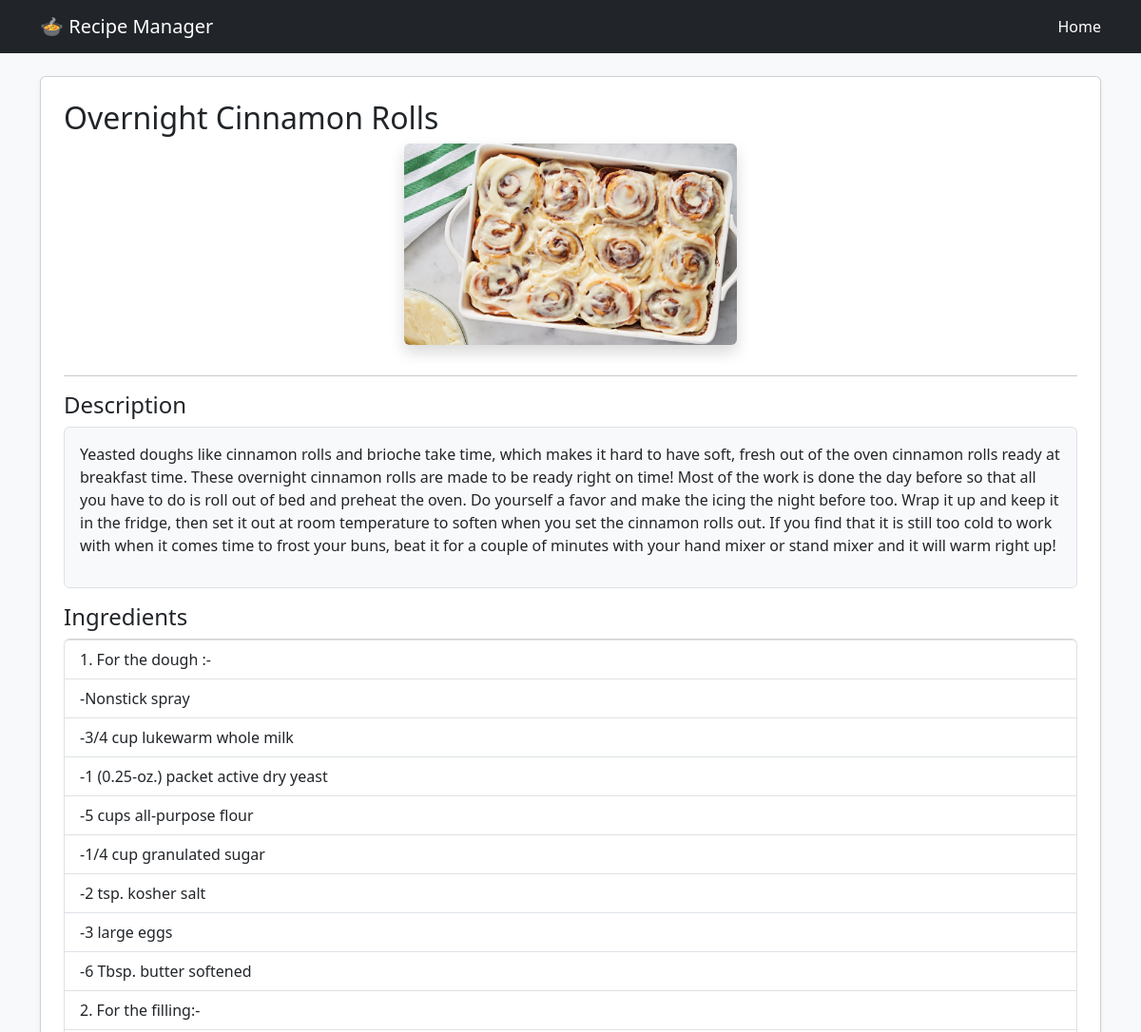
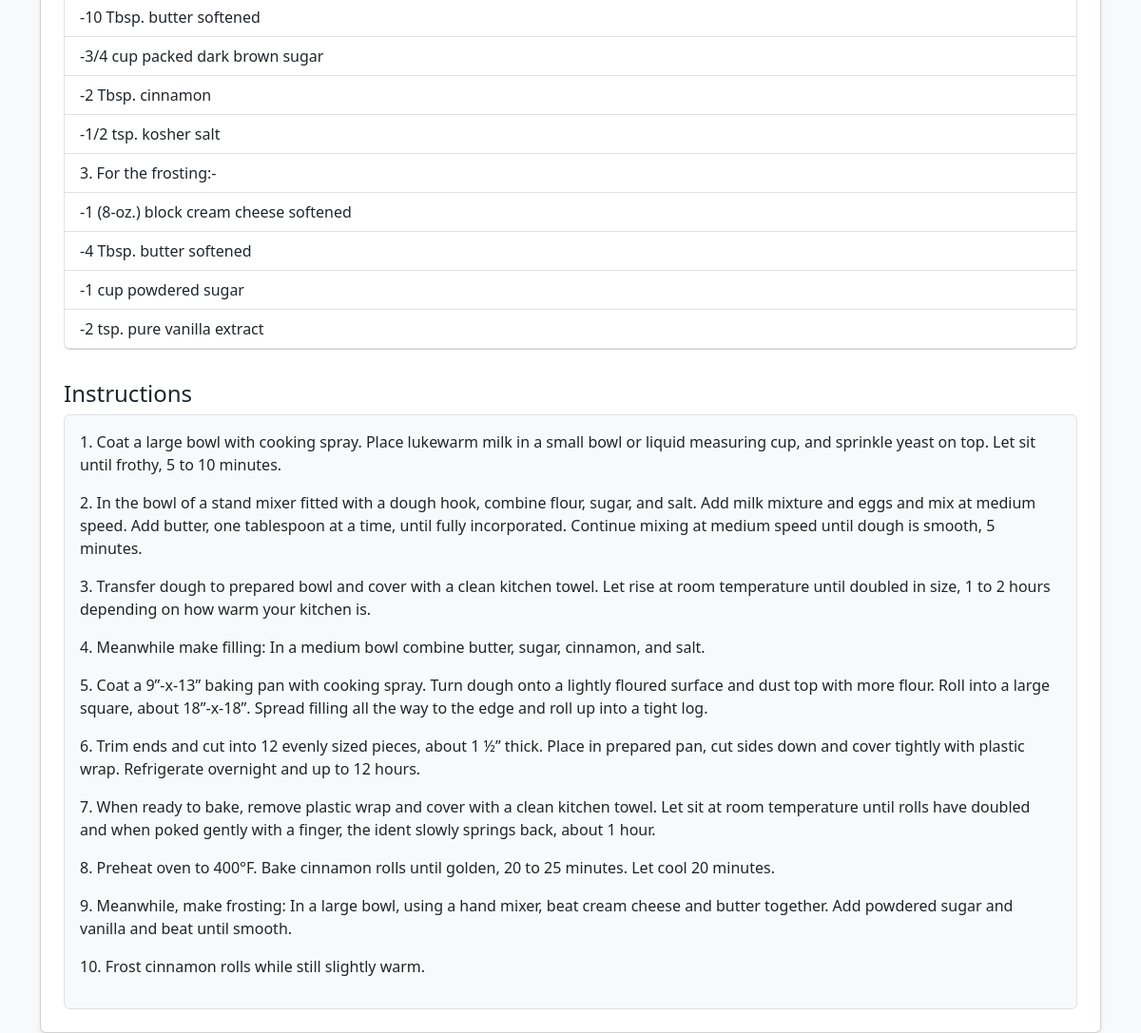
The app's page /recipe/2/ with its own data (2 pictures, top to bottom).
### recipes/models.py (models this page shows, shortened)
class Recipe(models.Model):
    title = models.CharField(max_length=200)
    description = models.TextField()
    ingredients = models.TextField()
    instructions = models.TextField()
    image = models.ImageField(upload_to='recipes/')
    category = models.ForeignKey(Category, on_delete=models.CASCADE)
    creator = models.ForeignKey(User, on_delete=models.CASCADE)
    created_at = models.DateTimeField(auto_now_add=True)

### recipes/views.py (the view)
# urls.py: path('recipe/<int:id>/', views.recipe_detail, name='recipe_detail'),
def recipe_detail(request, id):
    recipe = get_object_or_404(Recipe, id=id)
    raw = recipe.ingredients
    items = raw.split(",")
    ingredients_list = [
        re.sub(r"^\d+\.\s*", "", item).strip()
        for item in items
        if item.strip()
    ]
    return render(request, "recipes/detail.html", {
        "recipe": recipe,
        "ingredients_list": ingredients_list
    })

### recipes/templates/recipes/detail.html
{% extends "base.html" %}
{% block content %}
<div class="card p-4 shadow-sm">
    <h2>{{ recipe.title }}</h2>
    {% if recipe.image %}
    <div class="text-center mb-3">
    <img src="{{ recipe.image.url }}"
         class="img-fluid rounded shadow"
         alt="{{ recipe.title }}"
         style="max-width: 350px;">
    </div>
    {% endif %}
    <hr>
    <h4>Description</h4>
    <div class="p-3 border rounded bg-light">
    {{ recipe.description|linebreaks }}
    </div>
    <h4 class="mt-3">Ingredients</h4>
    <ul class="list-group mb-3">
        {% for item in ingredients_list %}
            <li class="list-group-item">{{ item }}</li>
        {% endfor %}
    </ul>
    <h4 class="mt-3">Instructions</h4>
    <div class="p-3 border rounded bg-light">
    {{ recipe.instructions|linebreaks }}
    </div>
</div>
{% endblock %}

### recipes/templates/base.html (style rules this page uses)
body { background-color: #f8f9fa; }

### records on screen
Recipe: title "Overnight Cinnamon Rolls", image (picture), description "Yeasted doughs like cinnamon rolls and brioche take time, which makes it hard to have soft, fresh out of the oven cinnamon rolls ready at breakfast time. These overnight cinnamon rolls are made to be ready right on time! Most of the work is done the day before so that all you have to do is roll out of bed and preheat the oven. Do yourself a favor and make the icing the night before too. Wrap it up and keep it in the fridge, then set it out at room temperature to soften when you set the cinnamon rolls out. If you find that it is still too cold to work with when it comes time to frost your buns, beat it for a couple of minutes with your hand mixer or stand mixer and it will warm right up!", instructions "1. Coat a large bowl with cooking spray. Place lukewarm milk in a small bowl or liquid measuring cup, and sprinkle yeast on top. Let sit until frothy, 5 to 10 minutes. 2. In the bowl of a stand mixer fitted with a dough hook, combine flour, sugar, and salt. Add milk mixture and eggs and mix at medium speed. Add butter, one tablespoon at a time, until fully incorporated. Continue mixing at medium speed until dough is smooth, 5 minutes. 3. Transfer dough to prepared bowl and cover with a clean kitchen towel. Let rise at room temperature until doubled in size, 1 to 2 hours depending on how warm your kitchen is. 4. Meanwhile make filling: In a medium bowl combine butter, sugar, cinnamon, and…"

### other values on screen
{{ item }} "1. For the dough :-" "-Nonstick spray" "-3/4 cup lukewarm whole milk" "-1 (0.25-oz.) packet active dry yeast" "-5 cups all-purpose flour" "-1/4 cup granulated sugar" "-2 tsp. kosher salt" "-3 large eggs" "-6 Tbsp. butter softened" "2. For the filling:-" "-10 Tbsp. butter softened" "-3/4 cup packed dark brown sugar" "-2 Tbsp. cinnamon" "-1/2 tsp. kosher salt" "3. For the frosting:-" "-1 (8-oz.) block cream cheese softened" "-4 Tbsp. butter softened" "-1 cup powdered sugar" "-2 tsp. pure vanilla extract"
